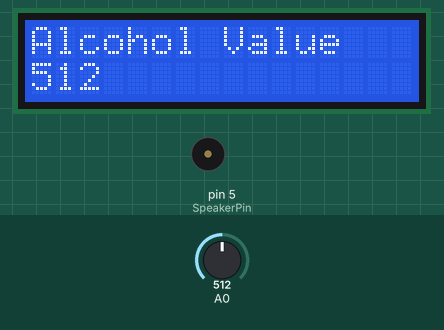
This sketch was run on a simulated Arduino Uno, built with avr-gcc and run on an emulated ATmega328P. Shown: 16×2 character LCD, buzzer (waves = sounding). The inputs (shaded band) are chosen by the test bench; at power-on: A0 = 512.

Above: at 1.6 s.
1.7 s: A0 set to 212
At 4.1 s:
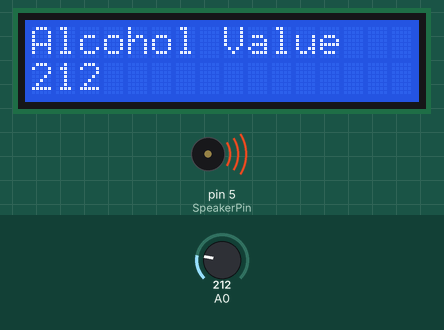
7.2 s: A0 set to 188
At 9.1 s:
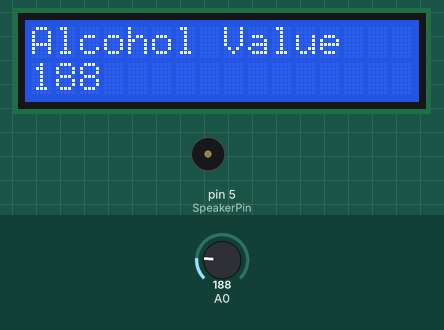
10.3 s: A0 set to 210
At 11.1 s:
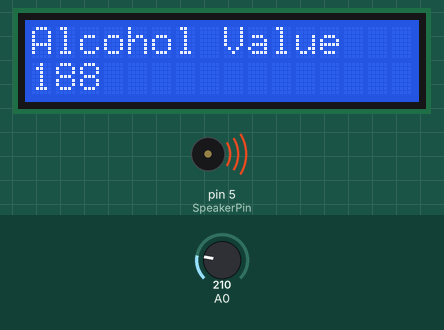
Timing chart, 0 to 19.5 s (numbered marks = the images above; inputs shaded):
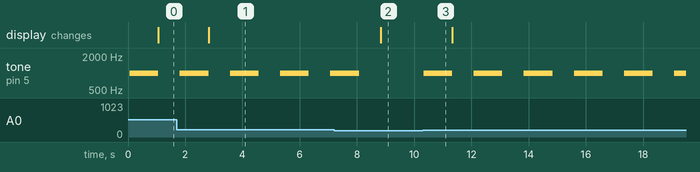

Measured:
- the behaviour switches between 201 and 200 on A0 (found by bisection; images 1 and 2)
- after the input at 1.7 s, the display: changes after 1.1 s (image 1)
- after the input at 7.2 s, tone on pin 5 (SpeakerPin): goes on until 8.1 s, then stays silent; the display: changes after 1.6 s (image 2)
- after the input at 10.3 s, tone on pin 5 (SpeakerPin): alternates 1000 Hz for 1.0 s and silent for 0.75 s, starting at once
- by itself, tone on pin 5 (SpeakerPin): alternates 1000 Hz for 1.0 s and silent for 0.75 s

The sketch:

alcometer.ino
```cpp
#include <LiquidCrystal.h>

LiquidCrystal Screen(0, 1, 8, 9, 10, 11);
const int SpeakerPin = 5;

static int AlcoholValue;

void setup()
{
  Screen.begin(16, 2);
  pinMode(SpeakerPin, OUTPUT);
}

void loop()
{
  AlcoholValue = analogRead(0);

  if (AlcoholValue > 200)
  {
    tone(SpeakerPin, 1000);
    delay(1000);
    noTone(SpeakerPin);
  }

  Screen.print("Alcohol Value");
  Screen.setCursor(0, 1);
  Screen.print(AlcoholValue);

  delay(750);
  Screen.setCursor(0, 0);
}
```
